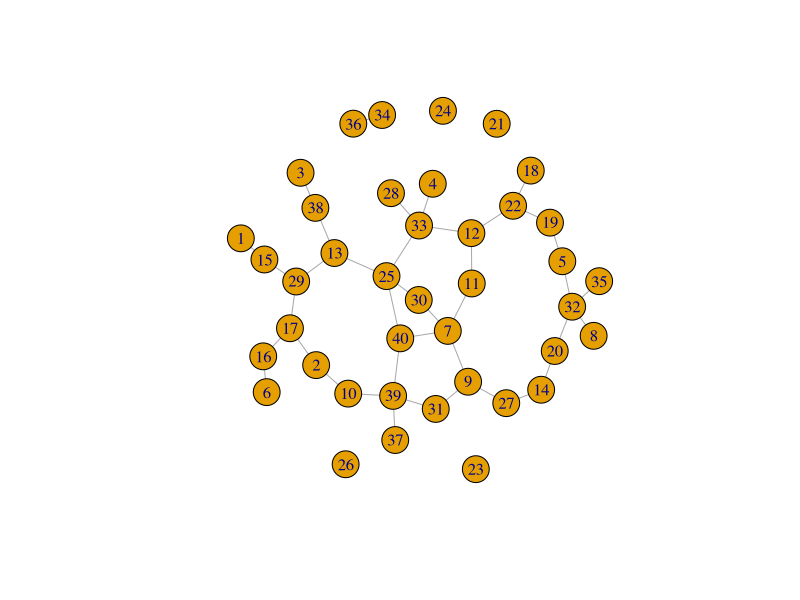
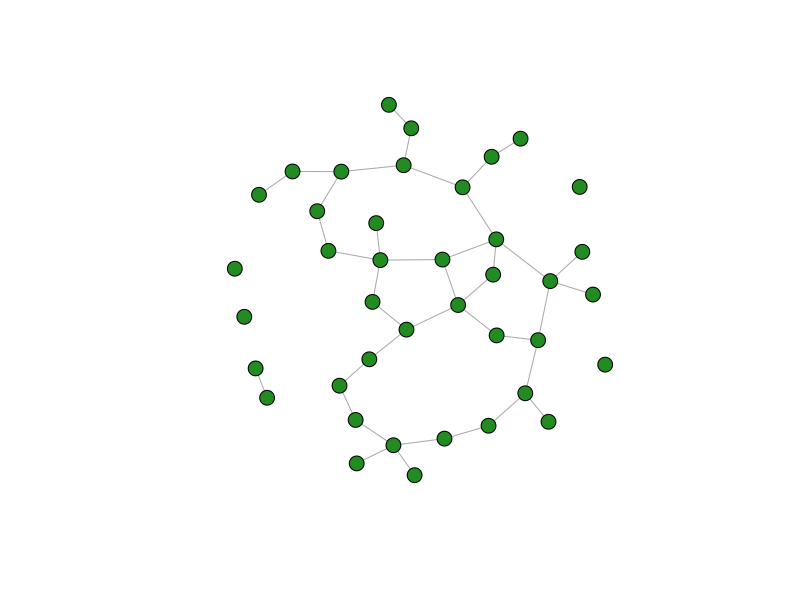
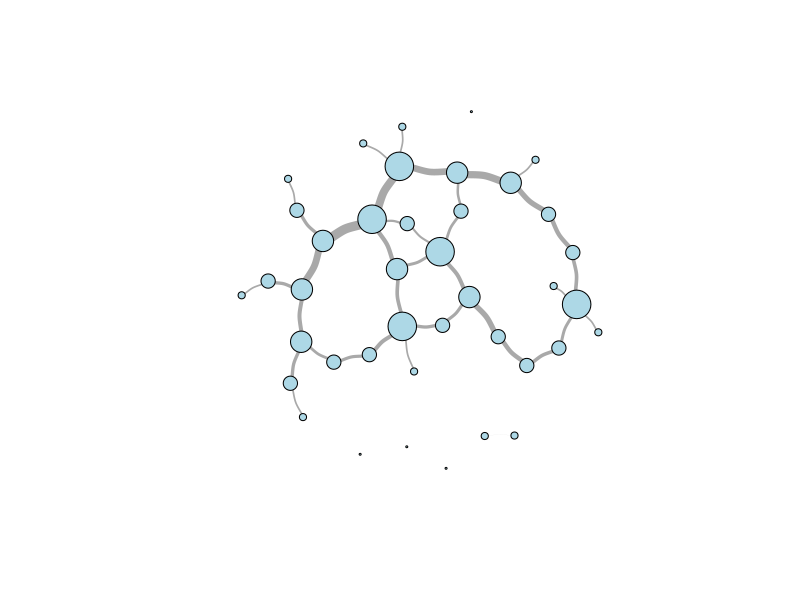
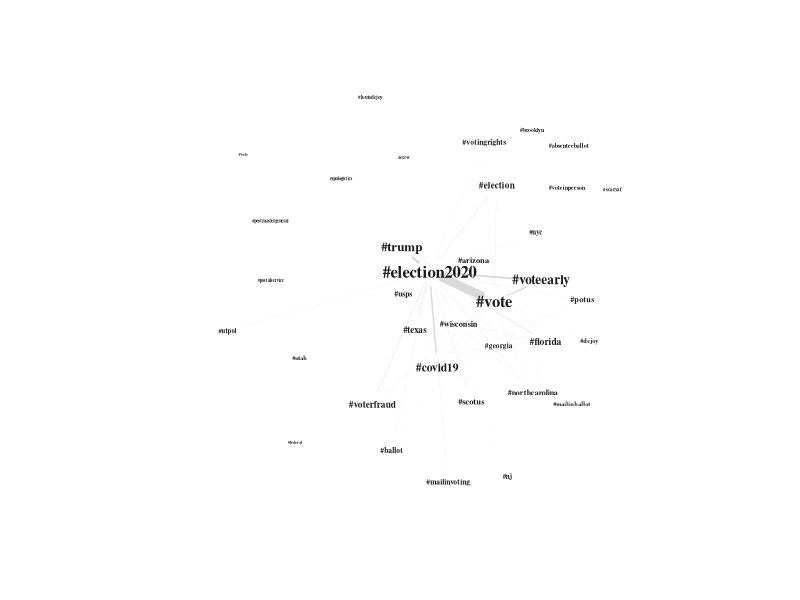

R code for these plots, in order:
## ---- chunk 1
knitr::opts_chunk$set(echo = TRUE, warning = FALSE, error = FALSE)
## ---- chunk 2
library(readxl)
library(dplyr)
library(stringr)
library(tidyr)
library(igraph)
library(Matrix)

lab <- read_excel("../data/lab.xlsx") %>% 
  rename_all(~str_replace_all(., "\\s+", "")) # Remove whitespace from variable names

# Let's take a look!
glimpse(lab)
## ---- chunk 3
covid_tweets <- lab %>% 
  filter(str_detect(FullText, "(?i:(#?covid-?(19)?)|(corona(virus)?)|(pandemic))"))

# Let's take a look!
covid_tweets %>% 
  select(FullText) %>% 
  head()
## ---- chunk 4
edges <- lab %>%
  select(V1 = Author, V2 = MentionedAuthors) %>%
  separate_rows(V2, sep = ", ") %>%                   # Possibly >1 edge per tweet
  mutate(V2 = str_replace_all(V2, "@", ""))           # Consistent formatting for Node IDs

# Let's take a look!
head(edges)
## ---- chunk 5
weighted_edges <- edges %>% 
  count(V1, V2, name = "weight")

# Let's take a look!
head(weighted_edges)
## ---- chunk 6
mention_graph <- graph_from_data_frame(weighted_edges, directed = TRUE) %>%
  delete_vertices("NA")  # igraph interprets missing values as a string

# Let's take a look!
E(mention_graph) %>% head()
## ---- chunk 7
nodes <- lab %>%
  select(id = Author, verified = TwitterVerified, 
         followers = TwitterFollowers, region = Region) %>%
  mutate(verified = as.logical(verified),
         region = as.factor(region))

# Also need to make sure that mentioned users are included, 
# even though we do not have data for them
mentioned_nodes <- lab %>%
  select(id = MentionedAuthors) %>%
  mutate(id = str_replace_all(id, "@", "")) %>%
  separate_rows(id, sep = ", ")

nodes <- nodes %>% 
  bind_rows(mentioned_nodes) %>%
  distinct(id, .keep_all = T) %>%
  arrange(id) %>%
  .[-1,]          # Remove empty row created by isolates

# Before adding variables to the graph object, check and make sure that the lists line up
cbind(names(V(mention_graph)), nodes$id) %>% head()
vcount(mention_graph) == nrow(nodes)

# If the above checks out, set vertex attributes from the node list
mention_graph <- mention_graph %>%
  set_vertex_attr("verified", index = V(mention_graph), nodes$verified) %>%
  set_vertex_attr("followers", index = V(mention_graph), nodes$followers) %>%
  set_vertex_attr("region", index = V(mention_graph), nodes$region)

# Let's take a look!
vertex.attributes(mention_graph) %>% glimpse()
## ---- chunk 8
mention_matrix <- as_adjacency_matrix(mention_graph)

# Let's take a look!
mention_matrix[0:10, 0:10]
## ---- chunk 9
htags <- lapply(lab$Hashtags, str_split, pattern = ", ")
htags <- lapply(htags, unlist, recursive = F)

# Credit to Martin Stefan for the matrix generation code below 
# [https://tinyurl.com/7sd76m8p]

# First create a list of unique tags in the dataset to set the dimensions of the matrix
utags <- unique(unlist(htags))

htag_matrix <- matrix(0, length(utags), length(utags))
rownames(htag_matrix) <- utags
colnames(htag_matrix) <- utags

# Then, iterate through the list of tweets and add to the adjacency matrix
for(t in 1:length(htags)) {
  tags <- htags[[t]]
  
  if(length(tags) == 1) next()
  
  htag_matrix[tags, tags] <- htag_matrix[tags, tags] + 1
}

# Set the diagonal of the matrix to 0 (hashtags are not adjacent to themselves)
diag(htag_matrix) <- 0

# Create graph object
htag_graph <- graph_from_adjacency_matrix(htag_matrix, mode = "undirected", 
                                          weighted = TRUE)

# Let's take a look!
htag_graph[1:10, 1:10]
## ---- chunk 10
htag_list <- as_adj_list(htag_graph)

# Let's take a look!
htag_list %>% head(3)
## ---- chunk 11
# Combine hashtag lists from multiple tweets by the same user
htag_uses <- lab %>%
  select(user = Author, htags = Hashtags) %>%
  group_by(user) %>% mutate(htags = paste(htags, collapse = ", "),
                            htags = str_split(htags, ", ")) %>%
  rowwise() %>% mutate(htags = list(unique(htags)),
                       htags = list(sort(htags))) %>%
  distinct()

# Convert the nested list to a matrix
htag_uses_matrix <- htag_uses %>%
  unnest(htags) %>%
  table() %>% unclass() %>% Matrix()

# Convert into a graph object
htag_uses_graph <- graph_from_incidence_matrix(htag_uses_matrix, mode = "out")

# Let's take a look!
E(htag_uses_graph) %>% head(20)
## ---- chunk 12
# Generate an Erdos-Renyi random graph with 40 nodes and a density of 0.05
# (By default; feel free to change the parameters below)
er_density <- 0.05
er_vcount <- 40
er_ecount <- (er_vcount * (er_vcount-1) / 2) * er_density
er_graph <- sample_gnm(n = er_vcount, m = er_ecount)

# Produce a plot with default settings
plot(er_graph)

# Adjust layout (using Fruchterman-Reingold algorithm and basic aesthetics)
plot(er_graph, 
     layout = layout_with_fr,
     vertex.label = NA,
     vertex.size = 8,
     vertex.color = "forestgreen")

# Set aesthetics based on graph attributes
V(er_graph)$size <- degree(er_graph)*4
E(er_graph)$width <- edge.betweenness(er_graph, directed = F) * 0.05

plot(er_graph, 
     layout = layout_with_fr,
     vertex.label = NA,
     vertex.color = "lightblue", 
     edge.curved = 0.2)
## ---- chunk 13
# This function returns a list of graphs by default
usps_ego_graph <- make_ego_graph(htag_graph, nodes = "#usps")[[1]]

# Scale labels to eigenvector centrality and edges to weight
V(usps_ego_graph)$label.cex <- eigen_centrality(usps_ego_graph)$vector^0.2
E(usps_ego_graph)$width <- E(usps_ego_graph)$weight*0.01

# Create a layout with custom parameters
l <- layout_with_lgl(usps_ego_graph, root = "#usps")
l <- norm_coords(l, ymin = -1, ymax = 1, xmin = -1, xmax = 1)


plot(usps_ego_graph, 
     layout = l,
     rescale = F,
     vertex.shape = "none",
     vertex.label.color = "gray10",
     vertex.label.font = 2,
     edge.color = "gray85")
